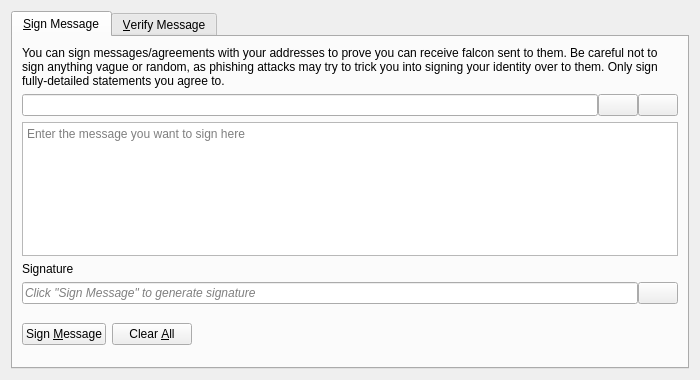
<?xml version="1.0" encoding="UTF-8"?>
<ui version="4.0">
 <class>SignVerifyMessageDialog</class>
 <widget class="QDialog" name="SignVerifyMessageDialog">
  <property name="geometry">
   <rect>
    <x>0</x>
    <y>0</y>
    <width>700</width>
    <height>380</height>
   </rect>
  </property>
  <property name="windowTitle">
   <string>Signatures - Sign / Verify a Message</string>
  </property>
  <property name="modal">
   <bool>true</bool>
  </property>
  <layout class="QVBoxLayout" name="verticalLayout">
   <item>
    <widget class="QTabWidget" name="tabWidget">
     <property name="currentIndex">
      <number>0</number>
     </property>
     <widget class="QWidget" name="tabSignMessage">
      <attribute name="title">
       <string>&amp;Sign Message</string>
      </attribute>
      <layout class="QVBoxLayout" name="verticalLayout_SM">
       <item>
        <widget class="QLabel" name="infoLabel_SM">
         <property name="text">
          <string>You can sign messages/agreements with your addresses to prove you can receive falcon sent to them. Be careful not to sign anything vague or random, as phishing attacks may try to trick you into signing your identity over to them. Only sign fully-detailed statements you agree to.</string>
         </property>
         <property name="textFormat">
          <enum>Qt::PlainText</enum>
         </property>
         <property name="wordWrap">
          <bool>true</bool>
         </property>
        </widget>
       </item>
       <item>
        <layout class="QHBoxLayout" name="horizontalLayout_1_SM">
         <property name="spacing">
          <number>0</number>
         </property>
         <item>
          <widget class="QValidatedLineEdit" name="addressIn_SM">
           <property name="toolTip">
            <string>The Falcon address to sign the message with</string>
           </property>
          </widget>
         </item>
         <item>
          <widget class="QPushButton" name="addressBookButton_SM">
           <property name="toolTip">
            <string>Choose previously used address</string>
           </property>
           <property name="text">
            <string/>
           </property>
           <property name="icon">
            <iconset resource="../bitcoin.qrc">
             <normaloff>:/icons/address-book</normaloff>:/icons/address-book</iconset>
           </property>
           <property name="shortcut">
            <string>Alt+A</string>
           </property>
           <property name="autoDefault">
            <bool>false</bool>
           </property>
          </widget>
         </item>
         <item>
          <widget class="QPushButton" name="pasteButton_SM">
           <property name="toolTip">
            <string>Paste address from clipboard</string>
           </property>
           <property name="text">
            <string/>
           </property>
           <property name="icon">
            <iconset resource="../bitcoin.qrc">
             <normaloff>:/icons/editpaste</normaloff>:/icons/editpaste</iconset>
           </property>
           <property name="shortcut">
            <string>Alt+P</string>
           </property>
           <property name="autoDefault">
            <bool>false</bool>
           </property>
          </widget>
         </item>
        </layout>
       </item>
       <item>
        <widget class="QPlainTextEdit" name="messageIn_SM">
         <property name="toolTip">
          <string>Enter the message you want to sign here</string>
         </property>
         <property name="placeholderText">
          <string>Enter the message you want to sign here</string>
         </property>
        </widget>
       </item>
       <item>
        <widget class="QLabel" name="signatureLabel_SM">
         <property name="text">
          <string>Signature</string>
         </property>
         <property name="textFormat">
          <enum>Qt::PlainText</enum>
         </property>
        </widget>
       </item>
       <item>
        <layout class="QHBoxLayout" name="horizontalLayout_2_SM">
         <property name="spacing">
          <number>0</number>
         </property>
         <item>
          <widget class="QLineEdit" name="signatureOut_SM">
           <property name="placeholderText">
            <string>Click "Sign Message" to generate signature</string>
           </property>
           <property name="font">
            <font>
             <italic>true</italic>
            </font>
           </property>
           <property name="readOnly">
            <bool>true</bool>
           </property>
          </widget>
         </item>
         <item>
          <widget class="QPushButton" name="copySignatureButton_SM">
           <property name="toolTip">
            <string>Copy the current signature to the system clipboard</string>
           </property>
           <property name="text">
            <string/>
           </property>
           <property name="icon">
            <iconset resource="../bitcoin.qrc">
             <normaloff>:/icons/editcopy</normaloff>:/icons/editcopy</iconset>
           </property>
           <property name="autoDefault">
            <bool>false</bool>
           </property>
          </widget>
         </item>
        </layout>
       </item>
       <item>
        <layout class="QHBoxLayout" name="horizontalLayout_3_SM">
         <item>
          <widget class="QPushButton" name="signMessageButton_SM">
           <property name="toolTip">
            <string>Sign the message to prove you own this Falcon address</string>
           </property>
           <property name="text">
            <string>Sign &amp;Message</string>
           </property>
           <property name="icon">
            <iconset resource="../bitcoin.qrc">
             <normaloff>:/icons/edit</normaloff>:/icons/edit</iconset>
           </property>
           <property name="autoDefault">
            <bool>false</bool>
           </property>
          </widget>
         </item>
         <item>
          <widget class="QPushButton" name="clearButton_SM">
           <property name="toolTip">
            <string>Reset all sign message fields</string>
           </property>
           <property name="text">
            <string>Clear &amp;All</string>
           </property>
           <property name="icon">
            <iconset resource="../bitcoin.qrc">
             <normaloff>:/icons/remove</normaloff>:/icons/remove</iconset>
           </property>
           <property name="autoDefault">
            <bool>false</bool>
           </property>
          </widget>
         </item>
         <item>
          <spacer name="horizontalSpacer_1_SM">
           <property name="orientation">
            <enum>Qt::Horizontal</enum>
           </property>
           <property name="sizeHint" stdset="0">
            <size>
             <width>40</width>
             <height>48</height>
            </size>
           </property>
          </spacer>
         </item>
         <item>
          <widget class="QLabel" name="statusLabel_SM">
           <property name="font">
            <font>
             <weight>75</weight>
             <bold>true</bold>
            </font>
           </property>
           <property name="text">
            <string/>
           </property>
           <property name="wordWrap">
            <bool>true</bool>
           </property>
          </widget>
         </item>
         <item>
          <spacer name="horizontalSpacer_2_SM">
           <property name="orientation">
            <enum>Qt::Horizontal</enum>
           </property>
           <property name="sizeHint" stdset="0">
            <size>
             <width>40</width>
             <height>48</height>
            </size>
           </property>
          </spacer>
         </item>
        </layout>
       </item>
      </layout>
     </widget>
     <widget class="QWidget" name="tabVerifyMessage">
      <attribute name="title">
       <string>&amp;Verify Message</string>
      </attribute>
      <layout class="QVBoxLayout" name="verticalLayout_VM">
       <item>
        <widget class="QLabel" name="infoLabel_VM">
         <property name="text">
          <string>Enter the receiver's address, message (ensure you copy line breaks, spaces, tabs, etc. exactly) and signature below to verify the message. Be careful not to read more into the signature than what is in the signed message itself, to avoid being tricked by a man-in-the-middle attack. Note that this only proves the signing party receives with the address, it cannot prove sendership of any transaction!</string>
         </property>
         <property name="textFormat">
          <enum>Qt::PlainText</enum>
         </property>
         <property name="alignment">
          <set>Qt::AlignLeading|Qt::AlignLeft|Qt::AlignTop</set>
         </property>
         <property name="wordWrap">
          <bool>true</bool>
         </property>
        </widget>
       </item>
       <item>
        <layout class="QHBoxLayout" name="horizontalLayout_1_VM">
         <property name="spacing">
          <number>0</number>
         </property>
         <item>
          <widget class="QValidatedLineEdit" name="addressIn_VM">
           <property name="toolTip">
            <string>The Falcon address the message was signed with</string>
           </property>
          </widget>
         </item>
         <item>
          <widget class="QPushButton" name="addressBookButton_VM">
           <property name="toolTip">
            <string>Choose previously used address</string>
           </property>
           <property name="text">
            <string/>
           </property>
           <property name="icon">
            <iconset resource="../bitcoin.qrc">
             <normaloff>:/icons/address-book</normaloff>:/icons/address-book</iconset>
           </property>
           <property name="shortcut">
            <string>Alt+A</string>
           </property>
           <property name="autoDefault">
            <bool>false</bool>
           </property>
          </widget>
         </item>
        </layout>
       </item>
       <item>
        <widget class="QPlainTextEdit" name="messageIn_VM">
          <property name="toolTip">
            <string>The signed message to verify</string>
          </property>
          <property name="placeholderText">
            <string>The signed message to verify</string>
          </property>
        </widget>
       </item>
       <item>
        <widget class="QValidatedLineEdit" name="signatureIn_VM">
          <property name="toolTip">
            <string>The signature given when the message was signed</string>
          </property>
          <property name="placeholderText">
            <string>The signature given when the message was signed</string>
          </property>
        </widget>
       </item>
       <item>
        <layout class="QHBoxLayout" name="horizontalLayout_2_VM">
         <item>
          <widget class="QPushButton" name="verifyMessageButton_VM">
           <property name="toolTip">
            <string>Verify the message to ensure it was signed with the specified Falcon address</string>
           </property>
           <property name="text">
            <string>Verify &amp;Message</string>
           </property>
           <property name="icon">
            <iconset resource="../bitcoin.qrc">
             <normaloff>:/icons/transaction_0</normaloff>:/icons/transaction_0</iconset>
           </property>
           <property name="autoDefault">
            <bool>false</bool>
           </property>
          </widget>
         </item>
         <item>
          <widget class="QPushButton" name="clearButton_VM">
           <property name="toolTip">
            <string>Reset all verify message fields</string>
           </property>
           <property name="text">
            <string>Clear &amp;All</string>
           </property>
           <property name="icon">
            <iconset resource="../bitcoin.qrc">
             <normaloff>:/icons/remove</normaloff>:/icons/remove</iconset>
           </property>
           <property name="autoDefault">
            <bool>false</bool>
           </property>
          </widget>
         </item>
         <item>
          <spacer name="horizontalSpacer_1_VM">
           <property name="orientation">
            <enum>Qt::Horizontal</enum>
           </property>
           <property name="sizeHint" stdset="0">
            <size>
             <width>40</width>
             <height>48</height>
            </size>
           </property>
          </spacer>
         </item>
         <item>
          <widget class="QLabel" name="statusLabel_VM">
           <property name="font">
            <font>
             <weight>75</weight>
             <bold>true</bold>
            </font>
           </property>
           <property name="text">
            <string/>
           </property>
           <property name="wordWrap">
            <bool>true</bool>
           </property>
          </widget>
         </item>
         <item>
          <spacer name="horizontalSpacer_2_VM">
           <property name="orientation">
            <enum>Qt::Horizontal</enum>
           </property>
           <property name="sizeHint" stdset="0">
            <size>
             <width>40</width>
             <height>48</height>
            </size>
           </property>
          </spacer>
         </item>
        </layout>
       </item>
      </layout>
     </widget>
    </widget>
   </item>
  </layout>
 </widget>
 <customwidgets>
  <customwidget>
   <class>QValidatedLineEdit</class>
   <extends>QLineEdit</extends>
   <header>qt/qvalidatedlineedit.h</header>
  </customwidget>
 </customwidgets>
 <resources>
  <include location="../bitcoin.qrc"/>
 </resources>
 <connections/>
</ui>
